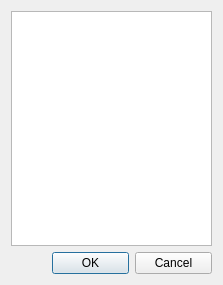
<?xml version="1.0" encoding="UTF-8"?>
<ui version="4.0">
 <class>Dialog</class>
 <widget class="QDialog" name="Dialog">
  <property name="geometry">
   <rect>
    <x>0</x>
    <y>0</y>
    <width>223</width>
    <height>285</height>
   </rect>
  </property>
  <property name="windowTitle">
   <string>Select an Option</string>
  </property>
  <layout class="QGridLayout" name="gridLayout">
   <item row="0" column="0" colspan="3">
    <widget class="QListView" name="listOptions">
     <property name="editTriggers">
      <set>QAbstractItemView::NoEditTriggers</set>
     </property>
    </widget>
   </item>
   <item row="1" column="0">
    <spacer name="horizontalSpacer">
     <property name="orientation">
      <enum>Qt::Horizontal</enum>
     </property>
     <property name="sizeHint" stdset="0">
      <size>
       <width>40</width>
       <height>20</height>
      </size>
     </property>
    </spacer>
   </item>
   <item row="1" column="1">
    <widget class="QPushButton" name="buttonOk">
     <property name="maximumSize">
      <size>
       <width>77</width>
       <height>25</height>
      </size>
     </property>
     <property name="text">
      <string>OK</string>
     </property>
    </widget>
   </item>
   <item row="1" column="2">
    <widget class="QPushButton" name="buttonCancel">
     <property name="maximumSize">
      <size>
       <width>77</width>
       <height>25</height>
      </size>
     </property>
     <property name="text">
      <string>Cancel</string>
     </property>
    </widget>
   </item>
  </layout>
 </widget>
 <resources/>
 <connections/>
</ui>
